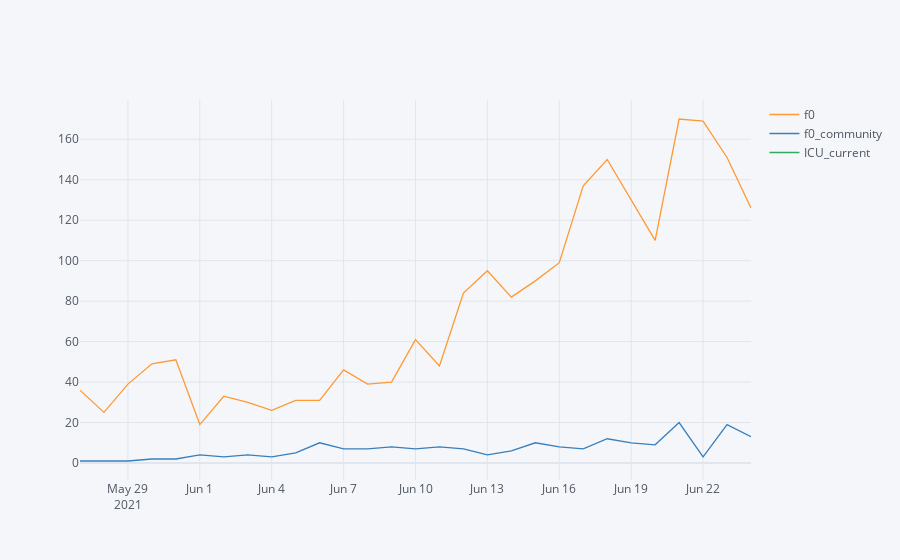

The notebook cell this image was saved under:
### Code cell
cases.iplot()

### Figure 1 — Plotly figure (JSON) as saved in the notebook; plotly's stock layout.template omitted (floating-point values rounded to 4 significant figures)
{"data": [{"line": {"color": "rgba(255, 153, 51, 1.0)", "dash": "solid", "shape": "linear", "width": 1.3}, "mode": "lines", "name": "f0", "text": "", "type": "scatter", "x": ["2021-05-27", "2021-05-28", "2021-05-29", "2021-05-30", "2021-05-31", "2021-06-01", "2021-06-02", "2021-06-03", "2021-06-04", "2021-06-05", "2021-06-06", "2021-06-07", "2021-06-08", "2021-06-09", "2021-06-10", "2021-06-11", "2021-06-12", "2021-06-13", "2021-06-14", "2021-06-15", "2021-06-16", "2021-06-17", "2021-06-18", "2021-06-19", "2021-06-20", "2021-06-21", "2021-06-22", "2021-06-23", "2021-06-24"], "y": [36, 25, 39, 49, 51, 19, 33, 30, 26, 31, 31, 46, 39, 40, 61, 48, 84, 95, 82, 90, 99, 137, 150, 130, 110, 170, 169, 151, 126]}, {"line": {"color": "rgba(55, 128, 191, 1.0)", "dash": "solid", "shape": "linear", "width": 1.3}, "mode": "lines", "name": "f0_community", "text": "", "type": "scatter", "x": ["2021-05-27", "2021-05-28", "2021-05-29", "2021-05-30", "2021-05-31", "2021-06-01", "2021-06-02", "2021-06-03", "2021-06-04", "2021-06-05", "2021-06-06", "2021-06-07", "2021-06-08", "2021-06-09", "2021-06-10", "2021-06-11", "2021-06-12", "2021-06-13", "2021-06-14", "2021-06-15", "2021-06-16", "2021-06-17", "2021-06-18", "2021-06-19", "2021-06-20", "2021-06-21", "2021-06-22", "2021-06-23", "2021-06-24"], "y": [1, 1, 1, 2, 2, 4, 3, 4, 3, 5, 10, 7, 7, 8, 7, 8, 7, 4, 6, 10, 8, 7, 12, 10, 9, 20, 3, 19, 13]}, {"line": {"color": "rgba(50, 171, 96, 1.0)", "dash": "solid", "shape": "linear", "width": 1.3}, "mode": "lines", "name": "ICU_current", "text": "", "type": "scatter", "x": ["2021-05-27", "2021-05-28", "2021-05-29", "2021-05-30", "2021-05-31", "2021-06-01", "2021-06-02", "2021-06-03", "2021-06-04", "2021-06-05", "2021-06-06", "2021-06-07", "2021-06-08", "2021-06-09", "2021-06-10", "2021-06-11", "2021-06-12", "2021-06-13", "2021-06-14", "2021-06-15", "2021-06-16", "2021-06-17", "2021-06-18", "2021-06-19", "2021-06-20", "2021-06-21", "2021-06-22", "2021-06-23", "2021-06-24"], "y": ["", "", "", "", "", "", "", "", "", "", "", "", "", "", 9, "", "", "", "", "", "", "", "", "", "", 25, "", "", ""]}], "layout": {"legend": {"bgcolor": "#F5F6F9", "font": {"color": "#4D5663"}}, "paper_bgcolor": "#F5F6F9", "plot_bgcolor": "#F5F6F9", "title": {"font": {"color": "#4D5663"}}, "xaxis": {"gridcolor": "#E1E5ED", "showgrid": true, "tickfont": {"color": "#4D5663"}, "title": {"font": {"color": "#4D5663"}, "text": ""}, "zerolinecolor": "#E1E5ED"}, "yaxis": {"gridcolor": "#E1E5ED", "showgrid": true, "tickfont": {"color": "#4D5663"}, "title": {"font": {"color": "#4D5663"}, "text": ""}, "zerolinecolor": "#E1E5ED"}}}
